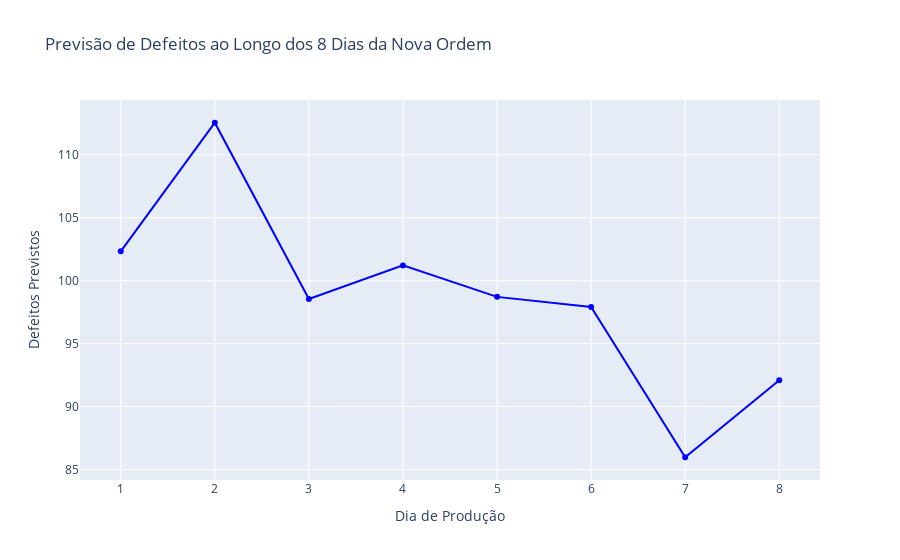

Notebook cell for this chart:
### Code cell
# Passo 2: Calcular a distribuição dos defeitos da nova ordem
# Ajustando a distribuição proporcionalmente ao total de defeitos previsto
# Aqui, total_defeitos_previsto deve ser um número escalar, sem necessidade de indexação
defeitos_por_dia_normalizado['Defeitos Previstos'] = defeitos_por_dia_normalizado['Média de Defeitos'] / defeitos_por_dia_normalizado['Média de Defeitos'].sum() * total_defeitos_previsto

# Passo 3: Identificar o dia mais crítico com base na previsão de defeitos
dia_critico_previsto = defeitos_por_dia_normalizado.loc[defeitos_por_dia_normalizado['Defeitos Previstos'].idxmax()]

# Texto do dia crítico
print(f"Para esta ordem, o dia mais crítico seria o Dia {dia_critico_previsto['Dia Normalizado']} com {dia_critico_previsto['Defeitos Previstos'].round(2)} defeitos.")

# Passo 4: Ajustar a distribuição de defeitos para o número de dias de duração da nova ordem
dias_duracao = nova_ordem['Dias de Duração']

# Recalcular a distribuição dos defeitos considerando o número de dias de duração
defeitos_por_dia_normalizado['Defeitos Previstos'] = (defeitos_por_dia_normalizado['Média de Defeitos'] / defeitos_por_dia_normalizado['Média de Defeitos'].sum()) * total_defeitos_previsto

# Passo 5: Limitar a previsão de defeitos aos primeiros "dias_duracao" dias
df_dias_duracao = defeitos_por_dia_normalizado.head(dias_duracao)

# Passo 6: Criar o gráfico de linha com os defeitos previstos para os dias de duração
fig = px.line(df_dias_duracao, 
              x='Dia Normalizado', 
              y='Defeitos Previstos', 
              title=f'Previsão de Defeitos ao Longo dos {dias_duracao} Dias da Nova Ordem', 
              labels={'Dia Normalizado': 'Dia de Produção', 'Defeitos Previstos': 'Defeitos Previstos'})

# Adicionando marcador nos pontos
fig.update_traces(mode='lines+markers', line=dict(color='blue'))

# Exibindo o gráfico
fig.show()

# Passo 9: Exibir os defeitos previstos para os dias de duração
df_dias_duracao[['Dia Normalizado', 'Defeitos Previstos']].set_index('Dia Normalizado')

### Figure 1 — Plotly figure (JSON) as saved in the notebook; plotly's stock layout.template omitted (floating-point values rounded to 4 significant figures)
{"data": [{"hovertemplate": "Dia de Produção=%{x}<br>Defeitos Previstos=%{y}<extra></extra>", "legendgroup": "", "line": {"color": "blue", "dash": "solid"}, "marker": {"symbol": "circle"}, "mode": "lines+markers", "name": "", "orientation": "v", "showlegend": false, "type": "scatter", "x": [1, 2, 3, 4, 5, 6, 7, 8], "xaxis": "x", "y": [102.3, 112.5, 98.55, 101.2, 98.71, 97.91, 85.97, 92.09], "yaxis": "y"}], "layout": {"legend": {"tracegroupgap": 0}, "title": {"text": "Previsão de Defeitos ao Longo dos 8 Dias da Nova Ordem"}, "xaxis": {"anchor": "y", "domain": [0, 1], "title": {"text": "Dia de Produção"}}, "yaxis": {"anchor": "x", "domain": [0, 1], "title": {"text": "Defeitos Previstos"}}}}
